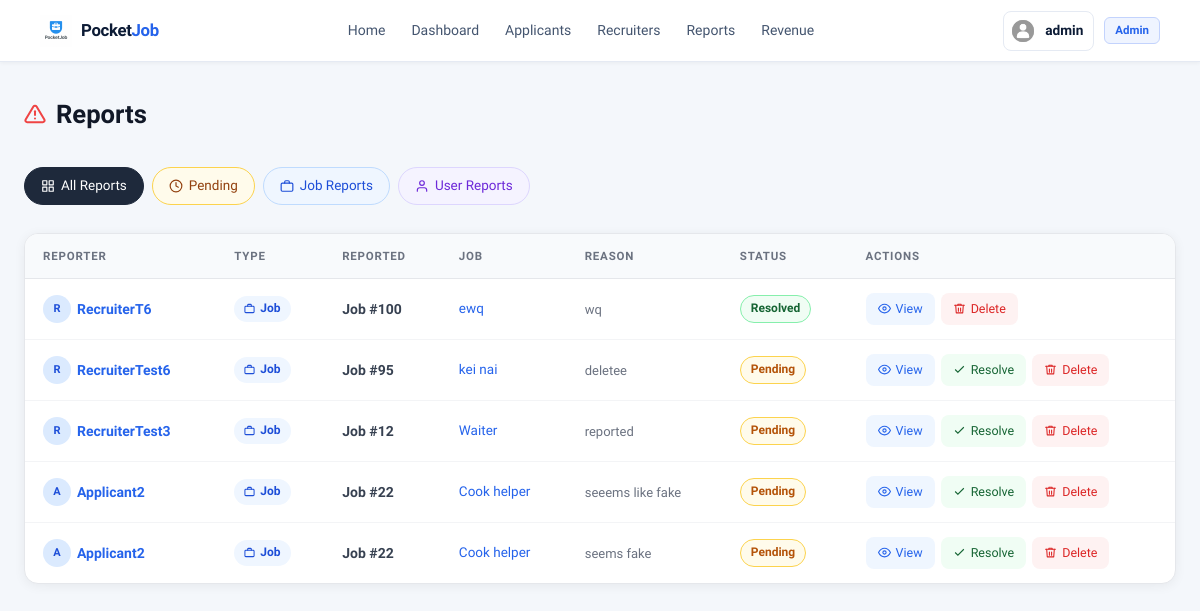
/reports/ (signed in), run on an earlier commit of the app's database.
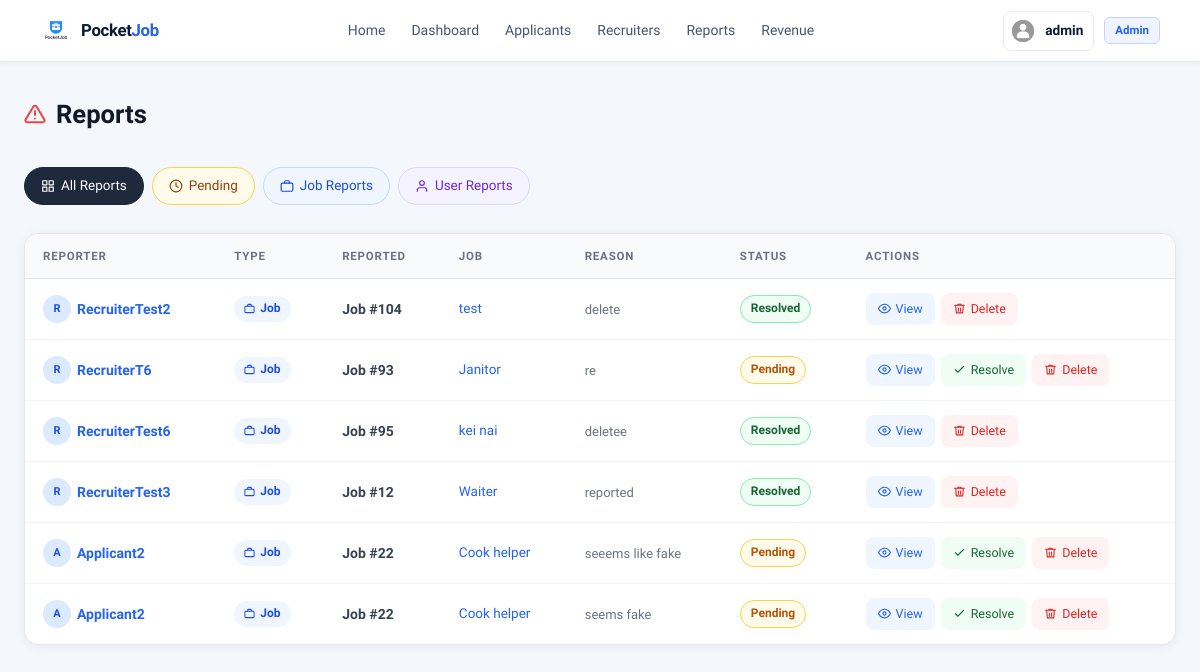
And on a later commit of the database.
### accounts/models.py (models this page shows, shortened)
class Profile(models.Model):
    ROLE_CHOICES = (
        ('ADMIN', 'Admin'),
        ('APPLICANT', 'Applicant'),
        ('RECRUITER', 'Recruiter'),
    )
    user = models.OneToOneField(User, on_delete=models.CASCADE)
    role = models.CharField(max_length=20, choices=ROLE_CHOICES)
    profile_pic = models.ImageField(
        upload_to='profile_pics/',
        default='profile_pics/default_profile.png',
        blank=True,
        null=True
    )
    full_name = models.CharField(max_length=200, blank=True, null=True)
    age = models.IntegerField(blank=True, null=True)
    skills = models.TextField(blank=True, null=True)
    location = models.CharField(max_length=200, blank=True, null=True)
    contact_email = models.EmailField(blank=True, null=True)
    cv = models.FileField(upload_to='cv/', blank=True, null=True)
    description = models.TextField(blank=True, null=True)
    company_name = models.CharField(max_length=200, blank=True, null=True)
    owner_name = models.CharField(max_length=200, blank=True, null=True)
    company_location = models.CharField(max_length=200, blank=True, null=True)
    company_type = models.CharField(max_length=200, blank=True, null=True)
    phone = models.CharField(max_length=20, blank=True, null=True)
    company_email = models.EmailField(blank=True, null=True)
    founded_date = models.DateField(blank=True, null=True)

### reports/models.py (models this page shows, shortened)
class Report(models.Model):
    REPORT_TYPE = (
        ('job', 'Job'),
        ('user', 'User'),
    )
    STATUS_CHOICES = [
        ('PENDING', 'Pending'),
        ('RESOLVED', 'Resolved'),
    ]
    reporter = models.ForeignKey(
        settings.AUTH_USER_MODEL,
        on_delete=models.CASCADE
    )
    report_type = models.CharField(max_length=10, choices=REPORT_TYPE)
    job = models.ForeignKey(
        'Job_Post.Job',
        on_delete=models.CASCADE,
        null=True,
        blank=True
    )
    reported_user = models.ForeignKey(
        settings.AUTH_USER_MODEL,
        on_delete=models.CASCADE,
        null=True,
        blank=True,
        related_name='reported_user'
    )
    reason = models.TextField()
    status = models.CharField(max_length=10, choices=STATUS_CHOICES, default='PENDING')
    created_at = models.DateTimeField(auto_now_add=True)

### Job_Post/models.py (models this page shows, shortened)
class Job(models.Model):
    JOB_TYPE_CHOICES = [
        ('Part Time', 'Part Time'),
        ('Full Time', 'Full Time'),
        ('Flexible', 'Flexible'),
    ]
    recruiter = models.ForeignKey(
        User,
        on_delete=models.CASCADE,
        related_name='jobs'
    )
    title = models.CharField(max_length=200)
    tags = models.CharField(max_length=200)
    location = models.CharField(max_length=255, default="Unknown")
    job_type = models.CharField(
        max_length=50,
        choices=JOB_TYPE_CHOICES,
        default='Full Time'
    )
    min_salary = models.IntegerField(null=True, blank=True)
    max_salary = models.IntegerField(null=True, blank=True)
    negotiable = models.BooleanField(default=False)
    description = models.TextField()
    responsibilities = models.TextField()
    image = models.ImageField(
        upload_to='job_images/',
        null=True,
        blank=True
    )
    is_active = models.BooleanField(default=False)
    created_at = models.DateTimeField(auto_now_add=True)
    deadline = models.DateTimeField(null=True, blank=True)

### reports/views.py (the view)
# urls.py: path('reports/', views.admin_reports, name='admin_reports'),
@staff_member_required
def admin_reports(request):
    filter_type = request.GET.get('filter', 'all')
    reports = Report.objects.all().order_by('-id')
    if filter_type == 'pending':
        reports = reports.filter(status='PENDING')
    elif filter_type == 'job':
        reports = reports.filter(report_type='job')
    elif filter_type == 'user':
        reports = reports.filter(report_type='user')
    context = {
        'reports': reports,
        'current_filter': filter_type
    }
    return render(request, 'reports/admin_reports.html', context)

### accounts/context_processors.py (called while the page is built)
def notification_count(request):
    if request.user.is_authenticated:
        count = Notification.objects.filter(
            user=request.user,
            is_read=False
        ).count()
        return {'notification_count': count}
    return {}

### chat/context_processors.py (called while the page is built)
def unread_messages(request):
    if request.user.is_authenticated:
        unread_count = Message.objects.filter(
            chatroom__in=ChatRoom.objects.filter(
                Q(recruiter=request.user) | Q(applicant=request.user)
            ),
            is_read=False
        ).exclude(sender=request.user).count()
        return {'unread_count': unread_count}
    return {'unread_count': 0}

### templates/reports/admin_reports.html (shortened to what this page needs)
{% extends 'base.html' %}
{% block content %}
<div class="reports-page">
  <div class="reports-header">
    <h2 class="reports-title">
      Reports
    </h2>
  </div>
  <div class="filter-bar">
    <a href="?filter=all"
      class="filter-pill all {% if current_filter == 'all' %}active{% endif %}">
      <svg viewBox="0 0 24 24" fill="none" stroke="currentColor" stroke-width="2" stroke-linecap="round" stroke-linejoin="round">
        <rect x="3" y="3" width="7" height="7"/><rect x="14" y="3" width="7" height="7"/>
        <rect x="14" y="14" width="7" height="7"/><rect x="3" y="14" width="7" height="7"/>
      </svg>
      <span>All Reports</span>
    </a>
    <a href="?filter=pending"
      class="filter-pill pending {% if current_filter == 'pending' %}active{% endif %}">
      <svg viewBox="0 0 24 24" fill="none" stroke="currentColor" stroke-width="2" stroke-linecap="round" stroke-linejoin="round">
        <circle cx="12" cy="12" r="10"/><polyline points="12 6 12 12 16 14"/>
      </svg>
      <span>Pending</span>
    </a>
    <a href="?filter=job"
      class="filter-pill job {% if current_filter == 'job' %}active{% endif %}">
      <svg viewBox="0 0 24 24" fill="none" stroke="currentColor" stroke-width="2" stroke-linecap="round" stroke-linejoin="round">
        <rect x="2" y="7" width="20" height="14" rx="2"/><path d="M16 7V5a2 2 0 0 0-2-2h-4a2 2 0 0 0-2 2v2"/>
      </svg>
      <span>Job Reports</span>
    </a>
    <a href="?filter=user"
      class="filter-pill user {% if current_filter == 'user' %}active{% endif %}">
      <svg viewBox="0 0 24 24" fill="none" stroke="currentColor" stroke-width="2" stroke-linecap="round" stroke-linejoin="round">
        <path d="M20 21v-2a4 4 0 0 0-4-4H8a4 4 0 0 0-4 4v2"/>
        <circle cx="12" cy="7" r="4"/>
      </svg>
      <span>User Reports</span>
    </a>
  </div>
  <div class="table-card">
    <table class="reports-table">
      <thead>
        <tr>
          <th>Reporter</th>
          <th>Type</th>
          <th>Reported</th>
          <th>Job</th>
          <th>Reason</th>
          <th>Status</th>
          <th>Actions</th>
        </tr>
      </thead>
      <tbody>
        {% for report in reports %}
        <tr>
          <td>
            <a href="{% url 'view_profile' report.reporter.id %}" class="reporter-link">
              <span class="reporter-avatar">{{ report.reporter.username|first|upper }}</span>
              {{ report.reporter.username }}
            </a>
          </td>
          <td>
            {% if report.report_type == 'job' %}
              <span class="type-badge job">
                <svg viewBox="0 0 24 24" width="11" height="11" fill="none" stroke="currentColor" stroke-width="2.2" stroke-linecap="round" stroke-linejoin="round">
                  <rect x="2" y="7" width="20" height="14" rx="2"/><path d="M16 7V5a2 2 0 0 0-2-2h-4a2 2 0 0 0-2 2v2"/>
                </svg>
                Job
              </span>
            {% endif %}
          </td>
          <td>
            {% if report.report_type == 'job' %}
              <a href="{% url 'report_detail' report.id %}" class="user-link">
                Job #{{ report.job.id }}
              </a>
            {% else %}
              <a href="{% url 'view_profile' report.reported_user.id %}" class="user-link">
                {{ report.reported_user.username }}
              </a>
            {% endif %}
          </td>
          <td>
            {% if report.report_type == 'job' %}
              <a href="{% url 'job_detail' report.job.id %}" class="job-link">
                {{ report.job.title }}
              </a>
            {% else %}
              <span style="color:#D1D5DB;">—</span>
            {% endif %}
          </td>
          <td>
            <span class="reason-text" title="{{ report.reason }}">{{ report.reason|truncatechars:50 }}</span>
          </td>
          <td>
            {% if report.status == 'PENDING' %}
              <span class="status-badge pending">Pending</span>
            {% else %}
              <span class="status-badge resolved">Resolved</span>
            {% endif %}
          </td>
          <td>
            <div class="action-group">
              <a href="{% url 'report_detail' report.id %}" class="btn-action btn-view">
                <svg viewBox="0 0 24 24" fill="none" stroke="currentColor" stroke-width="2" stroke-linecap="round" stroke-linejoin="round">
                  <path d="M1 12s4-8 11-8 11 8 11 8-4 8-11 8-11-8-11-8z"/>
                  <circle cx="12" cy="12" r="3"/>
                </svg>
                <span>View</span>
              </a>
              {% if report.status == 'PENDING' %}
              <a href="{% url 'resolve_report' report.id %}"
                class="btn-action btn-resolve"
                onclick="return confirm('Mark this report as resolved?')">
                <svg viewBox="0 0 24 24" fill="none" stroke="currentColor" stroke-width="2">
                  <polyline points="20 6 9 17 4 12"/>
                </svg>
                <span>Resolve</span>
              </a>
              {% endif %}
              {% if report.report_type == 'job' %}
              <a href="{% url 'delete_reported_job' report.job.id %}" class="btn-action btn-delete"
                 onclick="return confirm('Delete this job?');">
                <svg viewBox="0 0 24 24" fill="none" stroke="currentColor" stroke-width="2" stroke-linecap="round" stroke-linejoin="round">
                  <polyline points="3 6 5 6 21 6"/><path d="M19 6l-1 14H6L5 6"/>
                  <path d="M10 11v6"/><path d="M14 11v6"/>
                  <path d="M9 6V4h6v2"/>
                </svg>
                <span>Delete</span>
              </a>
              {% endif %}
            </div>
          </td>
        </tr>
        {% endfor %}
      </tbody>
    </table>
  </div>
</div>
{% endblock %}

### templates/base.html (shortened to what this page needs)
{% load static %}
<!DOCTYPE html>
<html lang="en">
<head>
  <link rel="stylesheet" href="{% static 'css/home.css' %}">
  <link rel="stylesheet" href="{% static 'css/nav.css' %}">
</head>
<body>
<header class="navbar">
  <div class="logo">
    <img src="{% static 'images/pocketJob_logo.png' %}" class="logo-img" alt="Pocket Job">
    <strong class="logo-text">Pocket<span class="logo-accent">Job</span></strong>
  </div>
  <nav>
    {% if user.is_authenticated %}
      {% if user.is_staff %}
        <a href="{% url 'home' %}">Home</a>
        <a href="{% url 'admin_dashboard' %}">Dashboard</a>
        <a href="{% url 'view_applicants' %}">Applicants</a>
        <a href="{% url 'view_recruiters' %}">Recruiters</a>
        <a href="{% url 'admin_reports' %}">Reports</a>
        <a href="{% url 'admin_revenue' %}">Revenue</a>
      {% endif %}
    {% else %}
      <a href="{% url 'home' %}">Home</a>
      <a href="{% url 'about' %}">About</a>
    {% endif %}
  </nav>
  <div class="profile">
    {% if user.is_authenticated %}
      <a href="{% url 'profile' %}" class="profile-link">
        {% if user.profile and user.profile.profile_pic %}
          <img src="{{ user.profile.profile_pic.url }}" class="profile-pic" alt="{{ user.username }}">
        {% else %}
          <img src="{% static 'images/default.png' %}" class="profile-pic">
        {% endif %}
        <span>{{ user.username }}</span>
      </a>
      <span class="role-badge">
        {% if user.is_staff %}Admin
        {% elif user.profile.role == "APPLICANT" %}Applicant
        {% elif user.profile.role == "RECRUITER" %}Recruiter
        {% endif %}
      </span>
    {% else %}
      <a href="{% url 'login' %}" class="nav-login-btn">Log In</a>
    {% endif %}
  </div>
</header>
{% block content %}
{% endblock %}
</body>
</html>

### static/css/home.css (style rules this page uses)
:root { --blue: #2563eb; --blue-dark: #1d4ed8; --blue-bg: #eff4ff; --blue-mid: #c3d3fd; --cyan: #0ea5e9; --green: #16a34a; --green-bg: #dcfce7; --red: #dc2626; --ink: #0c1b35; --ink-2: #44556f; --ink-3: #8fa3bc; --border: #e2eaf4; --border-lt: #eef2f9; --card: #ffffff; --bg: #f4f7fb; --footer-bg: #0d1b2e; --r-sm: 8px; --r: 12px; --r-lg: 18px; --r-xl: 26px; --sh-sm: 0 2px 8px rgba(12,27,53,0.07); --sh: 0 4px 20px rgba(12,27,53,0.09); --sh-lg: 0 14px 36px rgba(12,27,53,0.13); --sh-bl: 0 4px 16px rgba(37,99,235,0.28); --ease: 0.2s ease; }
*, *::before, *::after { box-sizing: border-box; margin: 0; padding: 0; }
html { scroll-behavior: smooth; }
body { font-family: 'Plus Jakarta Sans', 'Segoe UI', system-ui, -apple-system, sans-serif; background: var(--bg); color: var(--ink); line-height: 1.6; -webkit-font-smoothing: antialiased; overflow-x: hidden; max-width: 100vw; }
img { max-width: 100%; display: block; }
a { text-decoration: none; color: inherit; }
.job-link { display: block; height: 100%; text-decoration: none; color: inherit; }

### static/css/nav.css (style rules this page uses)
* { box-sizing: border-box; }
.navbar { display: flex; justify-content: space-between; align-items: center; padding: 0 40px; height: 62px; background: #ffffff; border-bottom: 1px solid #e5eaf3; position: sticky; top: 0; z-index: 999; box-shadow: 0 1px 4px rgba(0,0,0,0.05); transition: box-shadow 0.2s ease; width: 100%; }
.logo { display: flex; align-items: center; gap: 9px; flex-shrink: 0; text-decoration: none; }
.logo-img { width: 32px; height: 32px; object-fit: contain; display: block; }
.logo-text { font-size: 1.05rem; font-weight: 800; color: #0c1b35; letter-spacing: -0.02em; font-family: 'Plus Jakarta Sans', sans-serif; }
.logo-accent { color: #2563eb; }
.navbar nav { display: flex; align-items: center; gap: 2px; flex: 1; justify-content: center; }
.navbar nav a { display: inline-flex; align-items: center; gap: 4px; padding: 7px 12px; border-radius: 7px; text-decoration: none; color: #44556f; font-weight: 500; font-size: 0.875rem; font-family: 'Plus Jakarta Sans', sans-serif; transition: color 0.18s, background 0.18s; white-space: nowrap; }
.profile { display: flex; align-items: center; gap: 10px; flex-shrink: 0; }
.profile-link { display: flex; align-items: center; gap: 8px; text-decoration: none; color: #0c1b35; padding: 5px 10px 5px 5px; border-radius: 8px; border: 1.5px solid #e5eaf3; font-size: 0.855rem; font-weight: 600; font-family: 'Plus Jakarta Sans', sans-serif; transition: border-color 0.18s, background 0.18s; }
.profile-pic { width: 28px; height: 28px; border-radius: 7px; object-fit: cover; display: block; flex-shrink: 0; }
.role-badge { background: #eff4ff; border: 1px solid #c3d3fd; color: #2563eb; padding: 3px 10px; border-radius: 6px; font-size: 11.5px; font-weight: 600; font-family: 'Plus Jakarta Sans', sans-serif; white-space: nowrap; }

What changed in the data, as far as the page shows it:
removed Report: reporter.username|first "R", reporter.username "RecruiterT6", report_type "job" (drawn), job.id "100", job "ewq", reason "wq", status "Resolved"
added Report: reporter.username|first "R", reporter.username "RecruiterTest2", report_type "job" (drawn), job.id "104", job "test", reason "delete", status "Resolved"
added Report: reporter.username|first "R", reporter.username "RecruiterT6", report_type "job" (drawn), job.id "93", job "Janitor", reason "re", status "Pending"
changed Report "deletee": status "Pending Resolve" → "Resolved"
changed Report "reported": status "Pending Resolve" → "Resolved"
